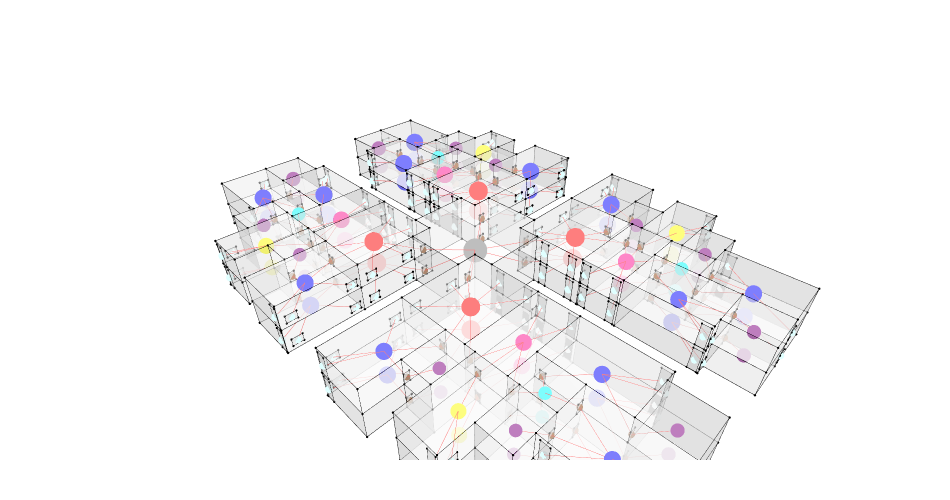

Here is the notebook cell this chart was saved with:
### Markdown cell above
## 10.Visualisation

### Code cell
Topology.Show(g, cc, door, window, 
               vertexSizeKey="size", vertexColorKey="color", backgroundColor="white", renderer=renderer)
